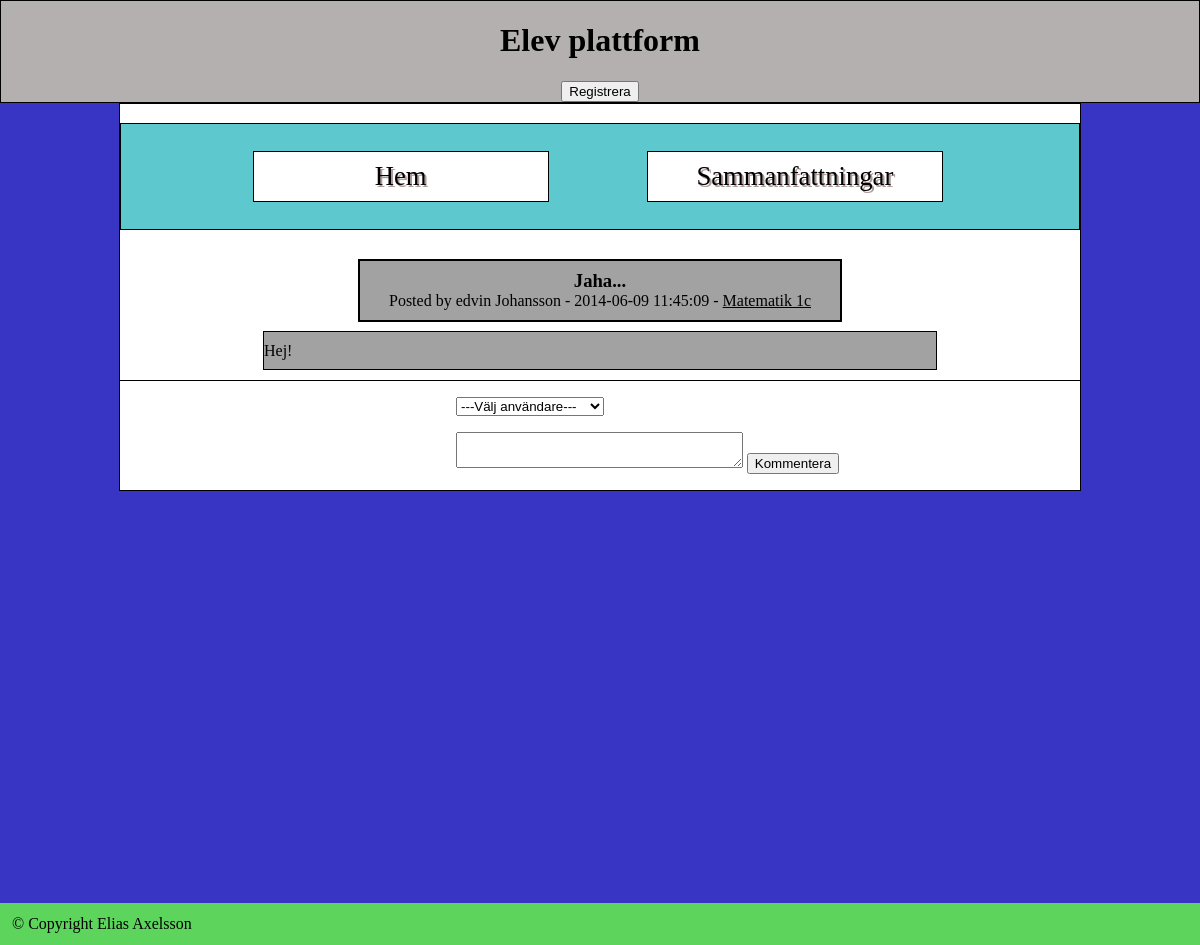
Page /elevplattform/view_summaries.php?summary_id=34 on the committed database.
### tables this page shows
CREATE TABLE IF NOT EXISTS `summary` (
  `ID` int(11) NOT NULL AUTO_INCREMENT,
  `title` varchar(64) NOT NULL,
  `content` text NOT NULL,
  `date` datetime NOT NULL,
  `course_id` int(11) NOT NULL,
  `user_id` int(11) NOT NULL,
  PRIMARY KEY (`ID`),
  KEY `subject_id` (`course_id`),
  KEY `user_id` (`user_id`)
);

CREATE TABLE IF NOT EXISTS `users` (
  `ID` int(11) NOT NULL AUTO_INCREMENT,
  `firstname` varchar(32) NOT NULL,
  `lastname` varchar(32) NOT NULL,
  PRIMARY KEY (`ID`)
);

CREATE TABLE IF NOT EXISTS `courses` (
  `ID` int(11) NOT NULL AUTO_INCREMENT,
  `name` varchar(32) NOT NULL,
  PRIMARY KEY (`ID`)
);

### elevplattform/view_summaries.php (the view, shortened to what this page needs)
<!DOCTYPE html>
<html>
	<head>
		<link rel="stylesheet" type="text/css" href="style.css" />
	</head>
<body>
	<header>
		<h1>Elev plattform</h1>
		<a href="register.php"><button id="register" type="button">Registrera</button></a>
	</header>
	<div id="style">
		<div id="content">
			<nav id="navigation">
				<ul>
					<a href="index.php"><li class="buttons">Hem</li></a>
					<a href="view_summaries.php?page=1"><li class="buttons">Sammanfattningar</li></a>
				</ul>
			</nav>
			<section>
				<?php
				$host = "localhost";
				$dbname = "elev_plattform";
				$username = "elev_plattform";
				$password = "12345";
				$user_error = "";
				$commentText_error = "";
				$dsn = "mysql:host=$host; dbname=$dbname; charset=utf8mb4";
				$attr = array(PDO::ATTR_DEFAULT_FETCH_MODE => PDO::FETCH_ASSOC);
				$pdo = new PDO($dsn, $username, $password, $attr);
				if($pdo)
				{
					if(!empty($_GET))
					{
						$summary_id = filter_input(INPUT_GET, 'summary_id', FILTER_VALIDATE_INT);
						if(!empty($summary_id))
						{
							foreach ($pdo->query("SELECT summary.*, users.firstname, users.lastname, courses.* FROM summary JOIN users ON summary.id=$summary_id
							AND users.id=summary.user_id JOIN courses ON summary.course_id=courses.id") as $row)
							{
								echo "<div class=\"postheader\"> <div class=\"title\">{$row['title']}</div>
								<div class=\"userAndDate\">Posted by {$row['firstname']} {$row['lastname']} - {$row['date']} -
								<a class=\"course_link\"href=\"view_summaries.php?course_id={$row['ID']}\">{$row['name']}</a></div>
								</div> <div class=\"content\">{$row['content']}</div>";
							}
							echo <<<FORM
							<form id="comment_form" action="" method="POST">
								<p class="comment_form_content">
									<select name="user_id">
										<option value="0">---Välj användare---</option>
FORM;
										echo <<<FORM
									</select>
									<span class="form_error">$user_error</span>
								</p>
								<p class="comment_form_content">
									<textarea id="commentField" name="commentText">$commentText</textarea>
									<span class="form_error">$commentText_error</span>
									<input type="submit" value="Kommentera" />
								</p>
							</form>
FORM;
						}
							?>
							<?php
					}
				}
				?>
			</section>
		</div>
	</div>
	<footer>
		<p>&copy Copyright Elias Axelsson</p>
	</footer>
</body>

### elevplattform/style.css (style rules this page uses)
html, body { width: 100%; height: 100%; padding: 0; margin: 0; }
header { border: 1px solid black; background-color: #b4b0b0; text-align: center; }
#register { margin-left: auto; }
#navigation { border: 1px solid black; font-size: 20pt; background-color: #5dc8cd; margin: 2% auto 3% auto; }
.buttons { list-style: none; display: inline-block; border: 1px solid black; background-color: white; width: 30%; padding: 1%; margin-left: 10%; text-align: center; color: black; text-shadow: 2px 2px #af9a9a; }
#content { background-color: white; border: 1px solid black; margin: auto; width: 80%; }
#style { background-color: #3835c5; margin: 0; min-height: 100%; }
footer { background-color: #5dd55d; position: relative; clear:both; }
footer > p { margin: 0; padding: 1%; }
.posts, .postheader { border: solid 1px black; background-color: #a3a2a2; width: 50%; text-align: center; margin: 2% auto 1% auto; }
.postheader { border: solid 2px black; }
.title { font-weight: bold; font-size: 14pt; font-family: Century Gothic; color: black; padding-top: 2%; }
.userAndDate { color: black; padding-bottom: 2%; }
.content { border: solid 1px black; background-color: #a3a2a2; width: 70%; padding: 1% 0; margin: auto; }
.course_link { color: black; }
#commentField { width: 45%; max-width: 70%; }
.comment_form_content { margin-left: 35%; }
#comment_form { border-top: 1px solid #000; margin-top: 1%; }

### rows in the picture
summary: title "Jaha...", user.firstname "edvin", user.lastname "Johansson", date "2014-06-09 11:45:09", course.name "Matematik 1c", content "Hej!"
